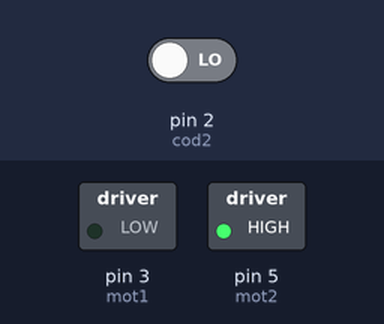
The sketch below on a simulated Arduino Uno, built with avr-gcc and run on an emulated ATmega328P. On the bench: switched loads named in the sketch (green lamp = pin HIGH). The test bench sets the inputs (shaded band); at power-on: pin 2 (cod2) LOW. What the sketch prints to the serial monitor is not drawn.

Above: at 0.3 s.
Timing chart, 0 to 1.8 s (numbered marks = the images above):
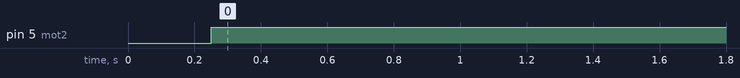

Measured:
- by itself, pin 5 (mot2): LOW → HIGH at 0.25 s

The sketch:

asservissement_moteur_dc.ino
```cpp
#define ENCODER_PIN 2
#define ENCODER_N   20
unsigned long T1 = 0, T2 = 0, T;
bool MeasDone = 0;
int Motor_RPM = 0;

int mot1 = 3;
int mot2 = 5;
int cod1 = 6;
int cod2 = 2;
int commande = 255;
int mesure;

void INT0_ISR(void)
{
  if(MeasDone)
  {
    T2 = micros();
    T = T2 - T1;
    MeasDone = 0;
  }
  else
  {
    T1 = micros();
    MeasDone = 1;
  }
}

void setup() {
  pinMode(mot1, OUTPUT);
  pinMode(mot2, OUTPUT);
  pinMode(cod1, INPUT);
  pinMode(cod2, INPUT);
  Serial.begin(9600);
  attachInterrupt(digitalPinToInterrupt(ENCODER_PIN), INT0_ISR, RISING);
}

void loop() {
  Motor_RPM = (60000000) / (T * ENCODER_N);
  Serial.print("Motor RPM: ");
  Serial.println(Motor_RPM);
  delay(250);

  mesure = Motor_RPM*0.047;
  analogWrite(mot2, commande);
  analogWrite(mot1, mesure);
  Serial.println(mesure);

}
```
